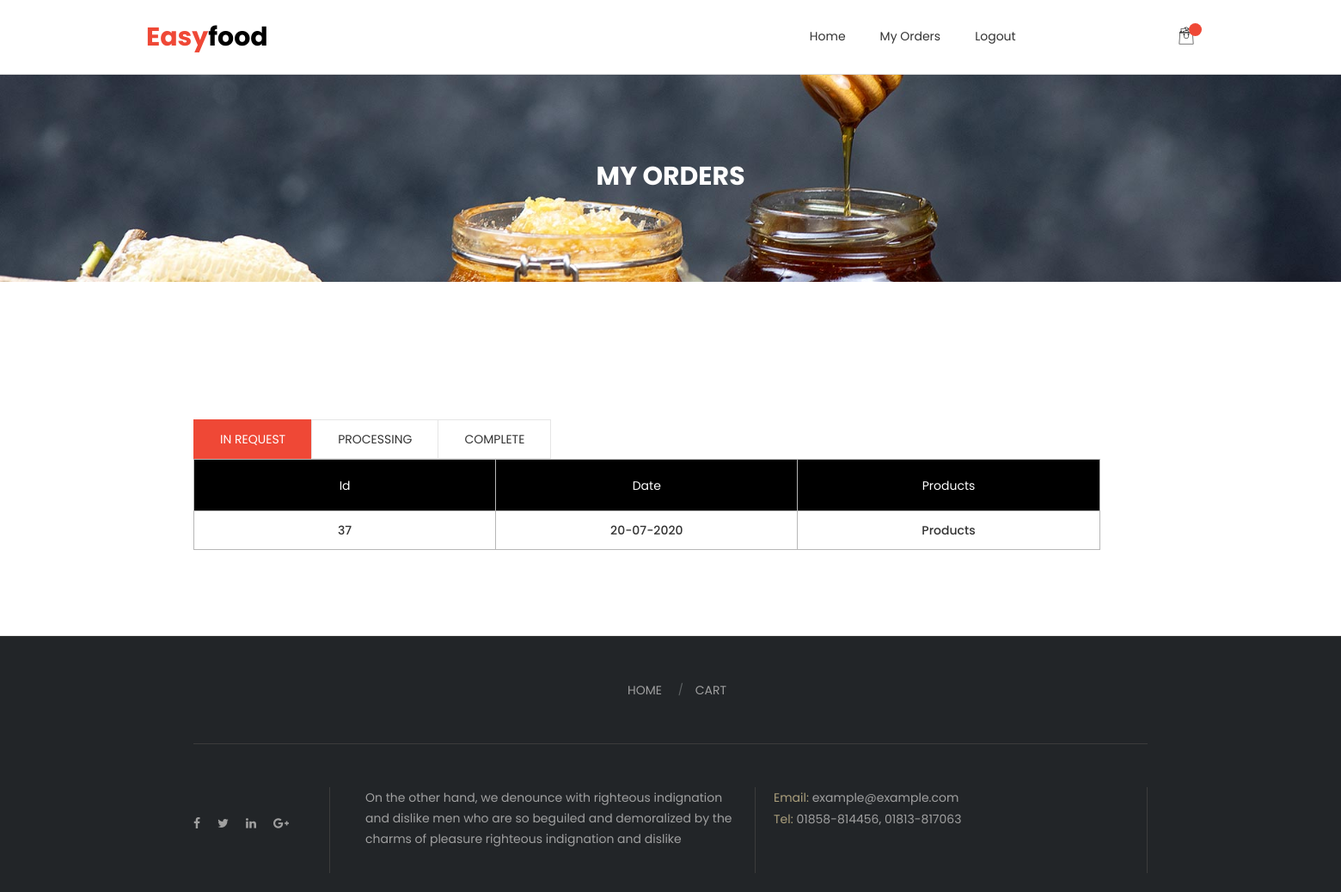
The page /home/myorders.php (signed in) on the database as committed earlier.
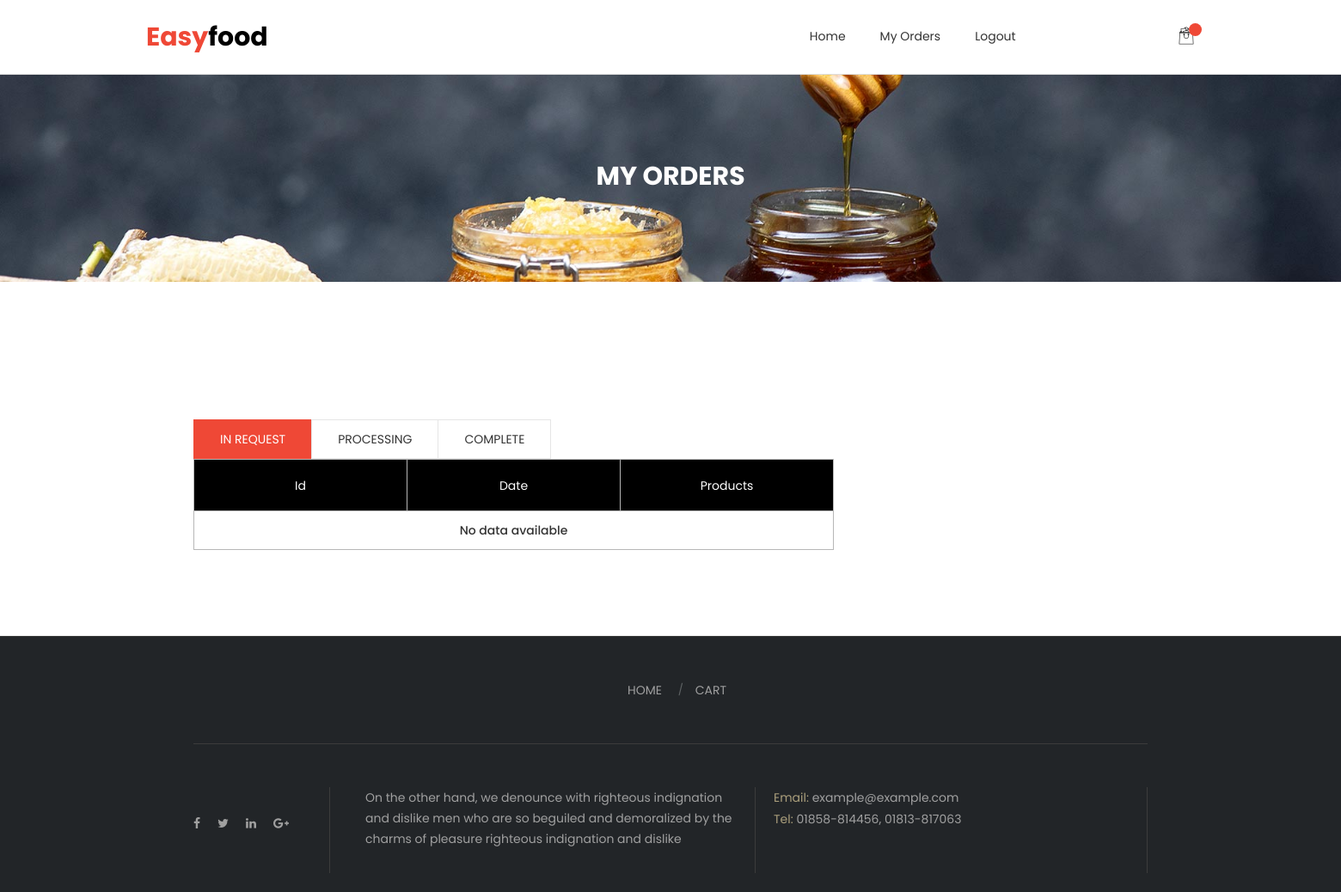
The same page on the database as committed later.
### tables this page shows
CREATE TABLE `orders` (
  `id` int(11) NOT NULL,
  `address` text NOT NULL,
  `product_id` text NOT NULL,
  `product_quantity` int(11) NOT NULL,
  `order_no` int(11) NOT NULL,
  `status` text NOT NULL,
  `order_date` text NOT NULL,
  `complete_order_date` text NOT NULL,
  `courier` int(11) NOT NULL,
  `customer` int(11) NOT NULL
);

### home/myorders.php (the view, shortened to what this page needs)
<?php
include("../connection.php");
if (isset($_SESSION['user'])) {
$customer = $_SESSION['user']['id'];
?>
<!doctype html>
<html class="no-js" lang="en">
<head>
    <link rel="stylesheet" href="assets/css/bootstrap.min.css">
    <link rel="stylesheet" href="assets/css/owl.carousel.min.css">
    <link rel="stylesheet" href="assets/css/font-awesome.min.css">
    <link rel="stylesheet" href="assets/css/flaticon.css">
    <link rel="stylesheet" href="assets/css/jquery-ui.css">
    <link rel="stylesheet" href="assets/css/metisMenu.min.css">
    <link rel="stylesheet" href="assets/css/swiper.min.css">
    <link rel="stylesheet" href="assets/css/styles.css">
    <link rel="stylesheet" href="assets/css/responsive.css">
</head>
<body>
    <header class="header-area">
        <?php include("includes/header-bottom.php"); ?>
    </header>
    <div class="breadcumb-area bg-img-4 ptb-100">
        <div class="container">
            <div class="row">
                <div class="col-12">
                    <div class="breadcumb-wrap text-center">
                        <h2>MY ORDERS</h2>
                    </div>
                </div>
            </div>
        </div>
    </div>
    <div class="cart-area ptb-100">
        <div class="container">
            <div class="row mt-60">
                <div class="col-12">
                    <div class="single-product-menu">
                        <ul class="nav">
                            <li><a class="active" data-toggle="tab" href="#request">In request</a></li>
                            <li><a data-toggle="tab" href="#processing">Processing</a></li>
                            <li><a data-toggle="tab" href="#complete">Complete</a></li>
                        </ul>
                    </div>
                </div>
                <div class="col-12">
                    <div class="tab-content">
                        <div class="tab-pane active" id="request">
                            <div class="row">
                                <div class="col-12">
                                    <table class="table-responsive cart-wrap">
                                        <thead>
                                            <tr>
                                                <th>Id</th>
                                                <th>Date</th>
                                                <th>Products</th>
                                            </tr>
                                        </thead>
                                        <tbody>
                                            <?php
                                            $sql_req = "SELECT * FROM `orders` WHERE `customer` = '$customer' AND `status` = 'request' GROUP BY `order_no`";
                                            $res_req = mysqli_query($conn,$sql_req);
                                            if (mysqli_num_rows($res_req)>0) {
                                                while ($fetch_req = mysqli_fetch_array($res_req)) {
                                                    ?>
                                                    <tr>
                                                        <td><?php echo $fetch_req['id']; ?></td>
                                                        <td><?php echo $fetch_req['order_date']; ?></td>
                                                        <td><a onclick="products('<?php echo $fetch_req['order_no']; ?>')" href="javascript:;">Products</a></td>
                                                    </tr>
                                                    <?php
                                                }
                                            }else {
                                                ?><tr><td colspan="3">No data available</td></tr><?php
                                            }
                                            ?>
                                        </tbody>
                                    </table>
                                </div>
                            </div>
                        </div>
                    </div>
                </div>
            </div>
        </div>
    </div>
    <?php include("includes/footer.php"); ?>
</body>
</html>
<?php
}else{
    header('location:index.php');
}

### home/includes/header-bottom.php (shortened to what this page needs)
<div class="header-bottom">
    <div class="fluid-container">
        <div class="row">
            <div class="col-lg-3 col-md-7 col-sm-6 col-6">
                <div class="logo">
                    <a href="index.php">
                        <h1 style="font-weight:bold;font-size: 30px;margin: 0px;"><div class="d-inline-block" style="color:#ef4836;">Easy</div><div class="d-inline-block" style="color:#000;">food</div></h1>
                    </a>
                </div>
            </div>
            <div class="col-lg-7 d-none d-lg-block">
                <nav class="mainmenu">
                    <ul class="d-flex">
                        <li><a href="index.php">Home</a></li>
                        <?php
                        if (isset($_SESSION['user'])) {
                            ?>
                            <li><a href="myorders.php">My Orders</a></li>
                            <li><a href="logout.php" onclick="cart_flash()">Logout</a></li>
                            <?php
                        }else {
                            ?>
                            <li><a href="login.php">Login</a></li>
                            <li><a href="signup.php">Signup</a></li>
                            <?php
                        }
                        ?>
                    </ul>
                </nav>
            </div>
            <div class="col-md-4 col-lg-2 col-sm-5 col-4">
                <ul class="search-cart-wrapper d-flex">
                    <li><a href="cart.php"><i class="flaticon-shop"></i>
                    <span id="countCart"></span>
                    </a>
                    </li>
                </ul>
            </div>
        </div>
    </div>
</div>

### home/includes/footer.php
<div class="footer-area">
        <div class="footer-top">
            <div class="container">
                <div class="footer-top-item">
                    <div class="row">
                        <div class="col-lg-12 col-12">
                            <div class="footer-top-text text-center">
                                <ul>
                                    <li><a href="index.php">Home</a></li>
                                    <li><a href="cart.php">Cart</a></li>
                                </ul>
                            </div>
                        </div>
                    </div>
                </div>
            </div>
        </div>
        <div class="footer-bottom">
            <div class="container">
                <div class="row">
                    <div class="col-lg-2 col-md-3 col-sm-12">
                        <div class="footer-icon">
                            <ul class="d-flex">
                                <li><a href="javascript:void(0)"><i class="fa fa-facebook"></i></a></li>
                                <li><a href="javascript:void(0)"><i class="fa fa-twitter"></i></a></li>
                                <li><a href="javascript:void(0)"><i class="fa fa-linkedin"></i></a></li>
                                <li><a href="javascript:void(0)"><i class="fa fa-google-plus"></i></a></li>
                            </ul>
                        </div>
                    </div>
                    <div class="col-lg-5 col-md-8 col-sm-12">
                        <div class="footer-content">
                            <p>On the other hand, we denounce with righteous indignation and dislike men who are so beguiled and demoralized by the charms of pleasure righteous indignation and dislike</p>
                        </div>
                    </div>
                    <div class="col-lg-5 col-md-8 col-sm-12">
                        <div class="footer-adress">
                            <ul>
                                <li><a href="javascript:void(0)"><span>Email:</span> example@example.com</a></li>
                                <li><a href="javascript:void(0)"><span>Tel:</span> 01858-814456, 01813-817063</a></li>
                            </ul>
                        </div>
                    </div>
                </div>
            </div>
        </div>
    </div>

### home/assets/css/styles.css (style rules this page uses)
* { margin: 0; padding: 0; }
body { font-family: 'Poppins', sans-serif; font-size: 14px; line-height: 24px; color: #333; }
p { margin: 0px; }
h1, h2, h3, h4, h5, h6 { margin-bottom: 10px; margin-top: 0px; font-family: 'Poppins', sans-serif; }
a { -webkit-transition: all 0.3s ease 0s; transition: all 0.3s ease 0s; -webkit-transition: all .3s; -moz-transition: all .3s; text-decoration: none; color: #333; }
ul { list-style: outside none none; margin: 0; padding: 0; }
div { transition: all .3s; -webkit-transition: all .3s; -moz-transition: all .3s; }
.bg-img-4 { background: url(../images/bg/3.jpg) no-repeat center center / cover; }
.ptb-100 { padding: 100px 0px; }
.mt-60 { margin-top: 60px; }
.fluid-container { width: 1720px; margin: 0 auto; padding: 0px 15px; }
.logo { padding: 25px 0; }
.mainmenu ul, .search-cart-wrapper { justify-content: flex-end; }
.mainmenu ul li { padding: 30px 20px; position: relative; }
.mainmenu ul li:first-child { padding-left: 0; }
.mainmenu ul li:last-child { padding-right: 0; }
.mainmenu ul li a { text-transform: capitalize; }
.search-cart-wrapper li { padding: 30px 20px 30px 0px; position: relative; color: #fff; }
.search-cart-wrapper li:last-child { padding-right: 0; }
.search-cart-wrapper li>a { font-size: 18px; position: relative; display: block; }
.search-cart-wrapper li>a span { font-size: 12px; line-height: 15px; text-align: center; width: 15px; height: 15px; border-radius: 50%; color: #fff; background: #ef4836; display: block; position: absolute; right: -8px; top: -3px; transition: all .3s; -webkit-transition: all .3s; -moz-transition: all .3s; }
.header-bottom { position: relative; border-bottom: 1px solid #ddd; }
.footer-area { background: #222528; }
.footer-top { padding: 50px 0; border-top: 1px solid #3c3c3c; }
.footer-top-item { border-bottom: 1px solid #3c3c3c; padding-bottom: 50px; }
.footer-top-text ul li { margin-left: 15px; }
.footer-top-text ul li { display: inline-block; }
.footer-top-text li { text-transform: uppercase; position: relative; padding-left: 20px; margin-left: 10px; }
.footer-top-text ul li a { color:#a0a0a0; }
.footer-top-text li:first-child { padding-left:0px; }
.footer-top-text li:first-child:before { display: none; }
.footer-top-text li:before { content: "/"; position: absolute; left: 0; top: 0; font-size: 13px; color: #5f6365; }
.footer-icon ul li { padding-top: 30px; padding-right: 20px; }
.footer-content { padding-left: 10px; color:#a0a0a0; }
.footer-content { position: relative; }
.footer-content:after { position: absolute; left: -32px; top: 0; width: 1px; height: 100px; background: #3c3c3c; content: ""; }
.footer-adress { position: relative; }
.footer-adress:before { position: absolute; left: -12px; top: 0; width: 1px; height: 100px; background: #3c3c3c; content: ""; }
.footer-adress:after { position: absolute; right: 0px; top: 0; width: 1px; height: 100px; background: #3c3c3c; content: ""; }
.footer-adress { padding-left: 10px; color:#a0a0a0; }
.footer-adress ul li { line-height: 1.8em; }
.footer-adress ul li span { color: #ab9f7c; }
.footer-bottom { padding-bottom: 50px; }
.footer-bottom ul li a { color:#a0a0a0; }
.breadcumb-wrap h2 { font-size: 30px; font-weight: 700; margin-bottom: 5px; color:#fff; }
.single-product-menu ul li a { padding: 10px 30px; text-transform: uppercase; display: block; border: 1px solid #e5e5e5; margin-right: -1px; }
.single-product-menu ul li a.active, .single-product-menu ul li a:hover { background: #ef4836; color: #fff; border-color: #ef4836; }
.cart-wrap td, .cart-wrap th { width: 10%; border: 1px solid #b7b7b7; text-align: center; font-weight: 500; }
.cart-wrap td { padding: 10px; }
.cart-wrap thead { background: #000; color: #fff; }
.cart-wrap th { height: 60px; font-weight: 400; }

### home/assets/css/responsive.css (style rules this page uses)
@media screen and (min-width: 1366px) and (max-width: 1919px) { .fluid-container { width: 1250px; } }

Rows that differ between the two databases and show on the page:
removed orders: id "37", order_date "20-07-2020"
Other text that changed with them:
text now shown: "No data available"
